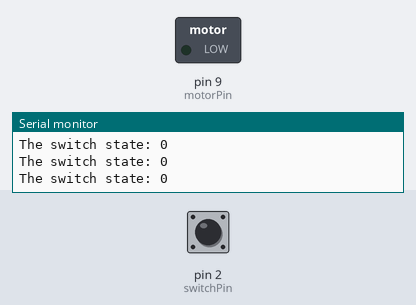
The sketch below on a simulated Arduino Uno, built with avr-gcc and run on an emulated ATmega328P. Shown: switched loads named in the sketch (green lamp = pin HIGH), the last lines printed to the serial monitor. The inputs (shaded band) are chosen by the test bench; at power-on: pin 2 (switchPin) LOW.

Above: at 1.2 s.
1.3 s: pin 2 (switchPin) pulled HIGH for 0.15 s
At 1.39 s:
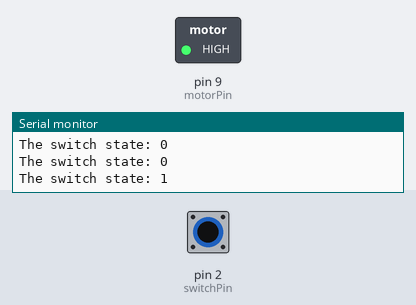
2.9 s: pin 2 (switchPin) pulled HIGH for 3.2 s
At 6.8 s:
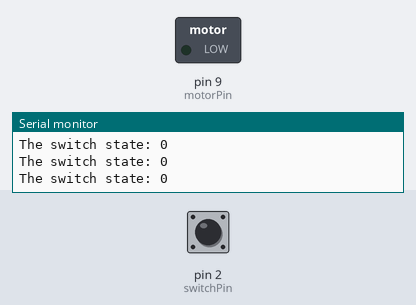
Timing chart, 0 to 8.3 s (numbered marks = the images above; inputs shaded):
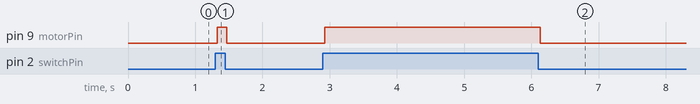

The sketch:

MotorDemo.ino
```cpp
const int switchPin = 2;
const int motorPin = 9;
int switchState = 0;


void setup() {
  // put your setup code here, to run once:
  pinMode(motorPin, OUTPUT);
  pinMode(switchPin, INPUT);
  Serial.begin(9600);
}

void loop() {
  // put your main code here, to run repeatedly:
  switchState = digitalRead(switchPin);
  Serial.print("The switch state: ");
  Serial.print(switchState);
  Serial.print("\n");

  if (switchState == HIGH) {
    digitalWrite(motorPin, HIGH);
  } else {
    digitalWrite(motorPin, LOW);
  }
}
```

Measured:
- after the input at 1.3 s, pin 9 (motorPin): LOW → HIGH at once, → LOW 0.15 s later
- after the input at 2.9 s, pin 9 (motorPin): LOW → HIGH at once, → LOW 3.2 s later
